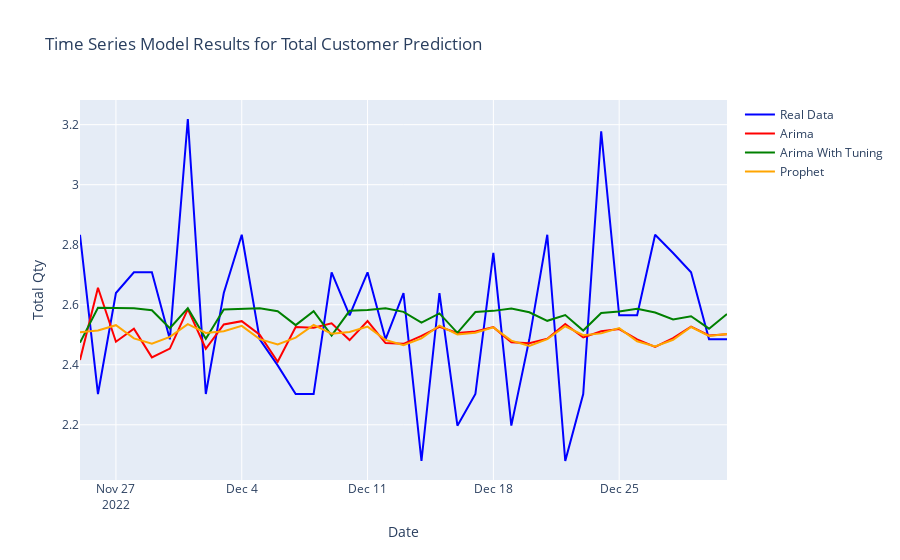

Notebook cell for this chart:
### Code cell
import plotly.graph_objects as go

# Create the figure
fig = go.Figure()

fig.add_trace(go.Scatter(x=result_total_customer.index, y=result_total_customer['count'], mode='lines', name='Real Data', line=dict(color='blue')))
fig.add_trace(go.Scatter(x=result_total_customer.index, y=result_total_customer['Arima'], mode='lines', name='Arima', line=dict(color='red')))
fig.add_trace(go.Scatter(x=result_total_customer.index, y=result_total_customer['Arima Tuning'], mode='lines', name='Arima With Tuning', line=dict(color='green')))
fig.add_trace(go.Scatter(x=result_total_customer.index, y=result_total_customer['Prophet'], mode='lines', name='Prophet', line=dict(color='orange')))

# Update the layout
fig.update_layout(title='Time Series Model Results for Total Customer Prediction',
                  xaxis_title='Date',
                  yaxis_title='Total Qty',
                  showlegend=True)

# Show the plot
fig.show()
